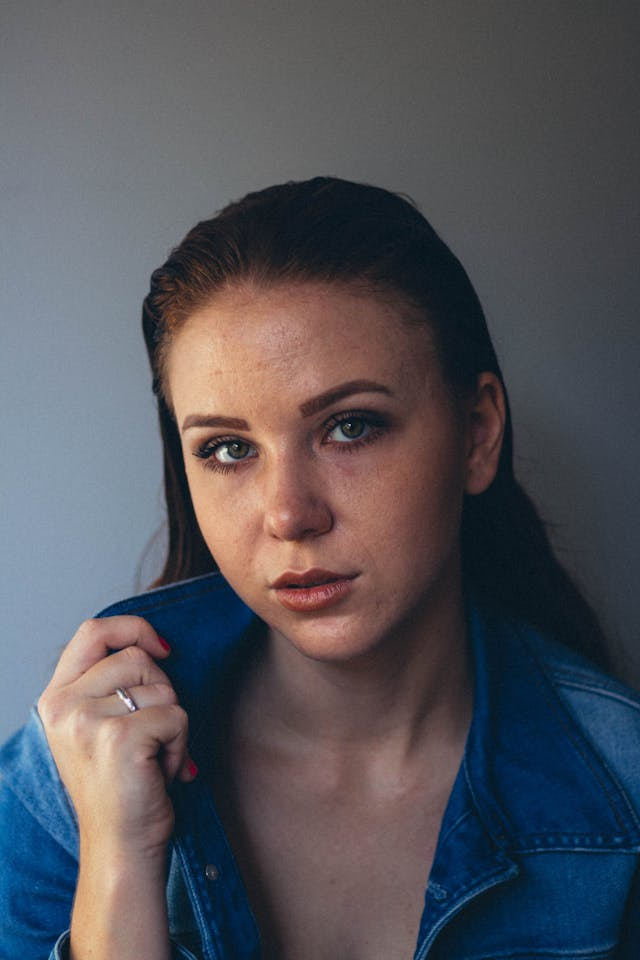
#> input picture samples/images/face_2.jpg, 640 x 960 px
$ python face_detection.py
#> lines starting #> are read from the running program, lines starting #| are printed output that depends on the picture; after the words box and inside, x2 and y2 are one past the last pixel; in counts of white or black regions, pixels touching at a corner belong together
import cv2 as cv


img_1 = cv.imread("samples/images/face_2.jpg")
#> img_1 is the input picture: shape (960, 640, 3); mean B, G, R 90.3, 83.8, 84.4
img_2 = cv.imread("samples/images/group_1.jpg")
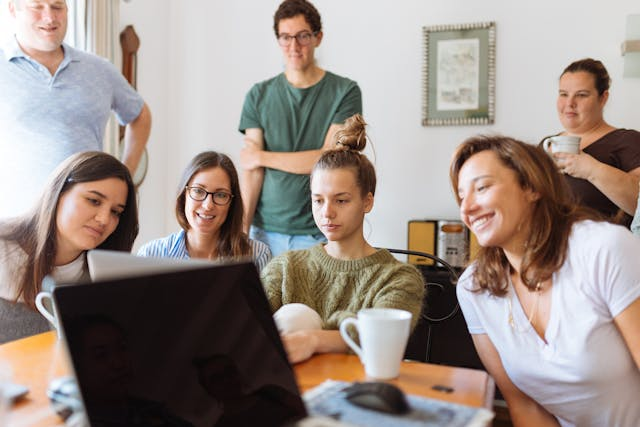
#> input picture samples/images/group_1.jpg, 640 x 427 px
#> img_2 is the input picture: shape (427, 640, 3); mean B, G, R 135.8, 142.5, 155.3
img_3 = cv.imread("samples/images/group_3.jpg")
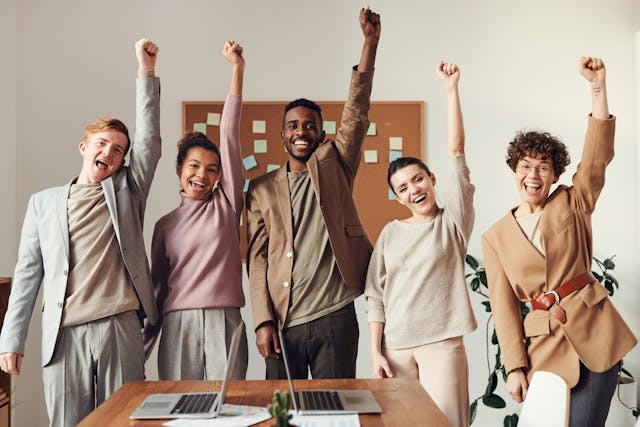
#> input picture samples/images/group_3.jpg, 640 x 427 px
#> img_3 is the input picture: shape (427, 640, 3); mean B, G, R 138.6, 152.4, 170.9


# convert image to grayscale
gray_1 = cv.cvtColor(img_1, cv.COLOR_BGR2GRAY)
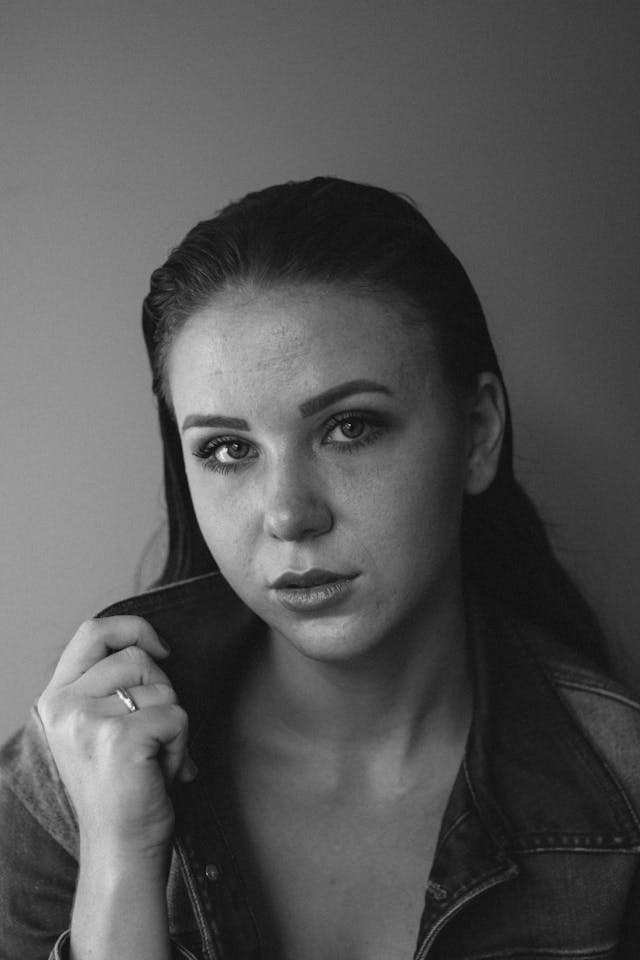
#> gray_1: shape (960, 640); min 1, max 248, mean 84.7
gray_2 = cv.cvtColor(img_2, cv.COLOR_BGR2GRAY)
gray_3 = cv.cvtColor(img_3, cv.COLOR_BGR2GRAY)
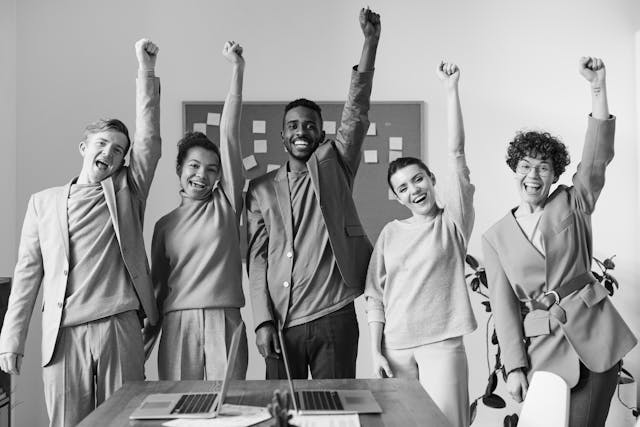
#> gray_3: shape (427, 640); min 0, max 254, mean 156.3


haar_cascade = cv.CascadeClassifier('classifiers/haarcascade_frontalface_default.xml')


faces_rect_1 = haar_cascade.detectMultiScale(gray_1, scaleFactor=1.1, minNeighbors=3)
#> faces_rect_1 = [[129, 319, 320, 320]]
faces_rect_2 = haar_cascade.detectMultiScale(gray_2, scaleFactor=1.1, minNeighbors=6)
#> faces_rect_2 = [[267, 16, 53, 53], [546, 74, 52, 52], [301, 178, 59, 59], [179, 171, 60, 60], [445, 154, 81, 81]]
faces_rect_3 = haar_cascade.detectMultiScale(gray_3, scaleFactor=1.1, minNeighbors=8)
#> faces_rect_3 = [[510, 150, 47, 47], [278, 106, 48, 48], [176, 147, 53, 53]]

# print(f'Number of faces found: {len(faces_rect)}')


for (x, y, w, h) in faces_rect_1:
  cv.rectangle(img_1, (x, y), (x + w, y + h), (0, 255, 0), 2)
#> this loop made 1 pass
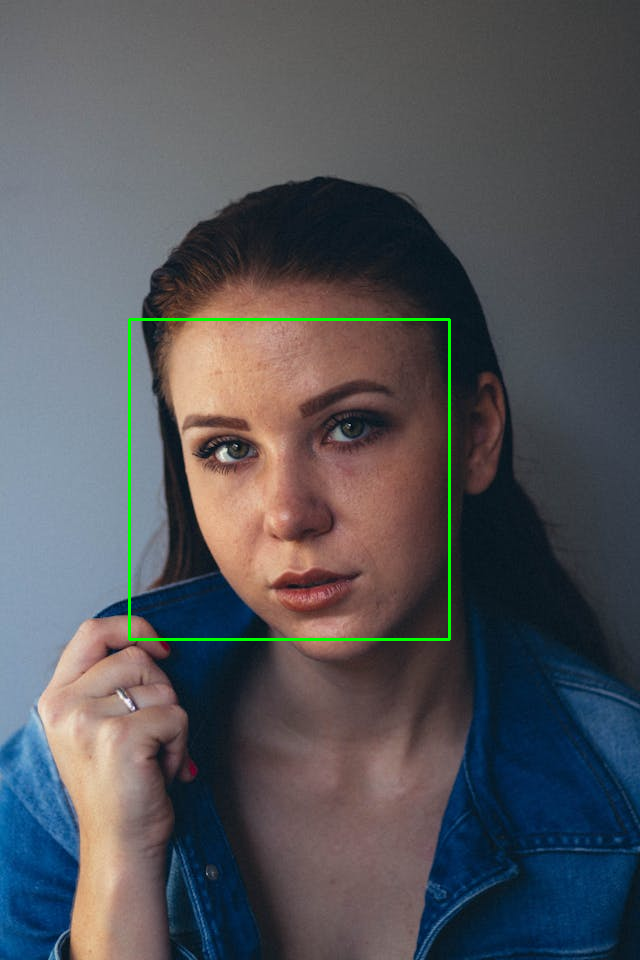
#> img_1: shape (960, 640, 3); 0.62% of pixels changed, all inside (x1, y1, x2, y2) = (128, 318, 451, 641)

for (x, y, w, h) in faces_rect_2:
  cv.rectangle(img_2, (x, y), (x + w, y + h), (0, 255, 0), 2)
#> this loop made 5 passes
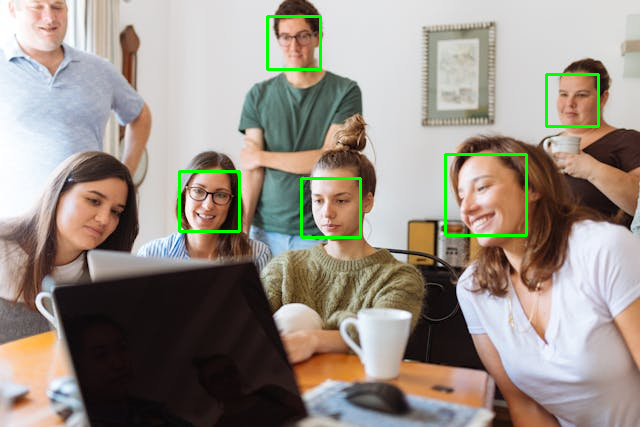
#> img_2: shape (427, 640, 3); 1.33% of pixels changed, all inside (x1, y1, x2, y2) = (178, 15, 600, 239)

for (x, y, w, h) in faces_rect_3:
  cv.rectangle(img_3, (x, y), (x + w, y + h), (0, 255, 0), 2)
#> this loop made 3 passes
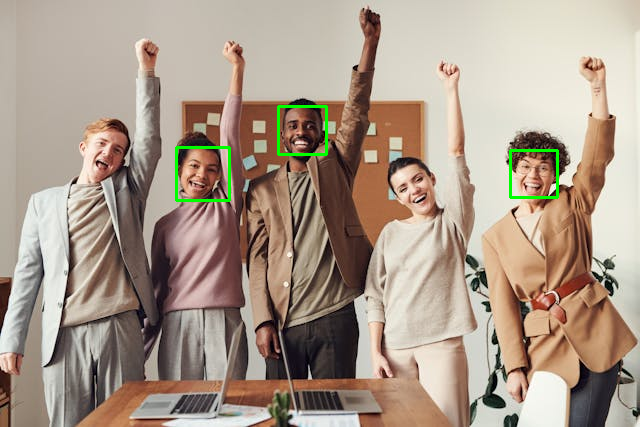
#> img_3: shape (427, 640, 3); 0.65% of pixels changed, all inside (x1, y1, x2, y2) = (175, 105, 559, 202)


cv.imshow('detected_face_1', img_1)
cv.imshow('detected_face_2', img_2)
cv.imshow('detected_face_3', img_3)


cv.waitKey(0)
